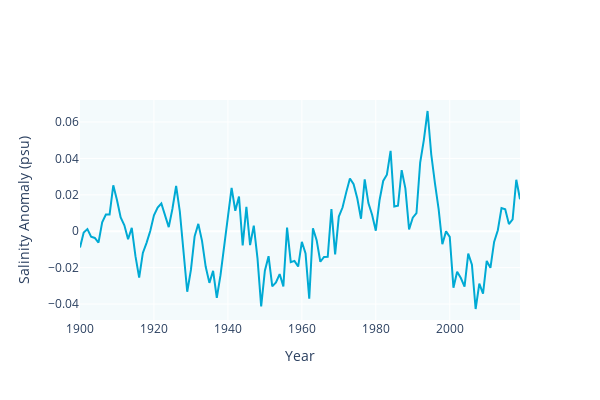

Source (notebook cell):
### Code cell
fig = go.Figure()
fig.add_trace(go.Scatter(x=years_1900_2019, y=-SNN1, mode='lines', name='SNN1 (44–66°N, 289–330°E)', line=dict(color='#00AAD4')))
#fig.add_trace(go.Scatter(x=years_1900_2019, y=-SNN2, mode='lines', name='SNN2 (55–62°N, 298–334°E)', line=dict(color='#5FD35F')))
fig.update_layout(
    #title=f'Annual Mean Salinity Anomalies (0–300m depth)',
    xaxis_title='Year',
    yaxis_title='Salinity Anomaly (psu)',
    height=400, width=600,
    legend=dict(x=0.01, y=0.99),
    plot_bgcolor='rgba(215, 238, 244, 0.3)'
)
fig.show()
